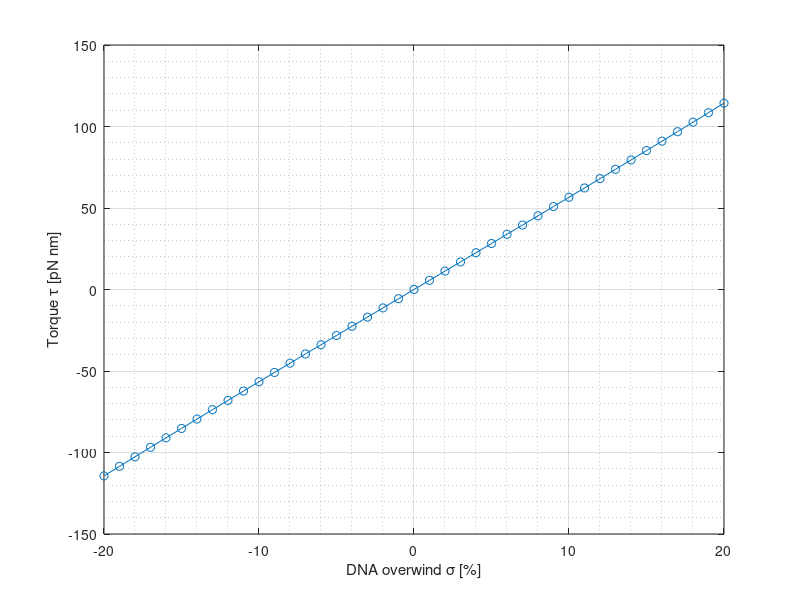

This figure's MATLAB source:
function sigma2Torque()
    
    stdDis = 100;
    mi = 300;
    c = (mi*pi^2*1^4)/10.5;
    range = [-20:20];
    
    Ti = c*( log(stdDis./(stdDis-range)) - log(stdDis./(stdDis+range)) );
    
    figure;
    plot(range,Ti,'-o');
    grid on
    grid minor
%     title(['DNA spring constant c for velocity = ' num2str(vInt)]);
    xlabel('DNA overwind \sigma [%]');
    ylabel('Torque \tau [pN nm]');
end